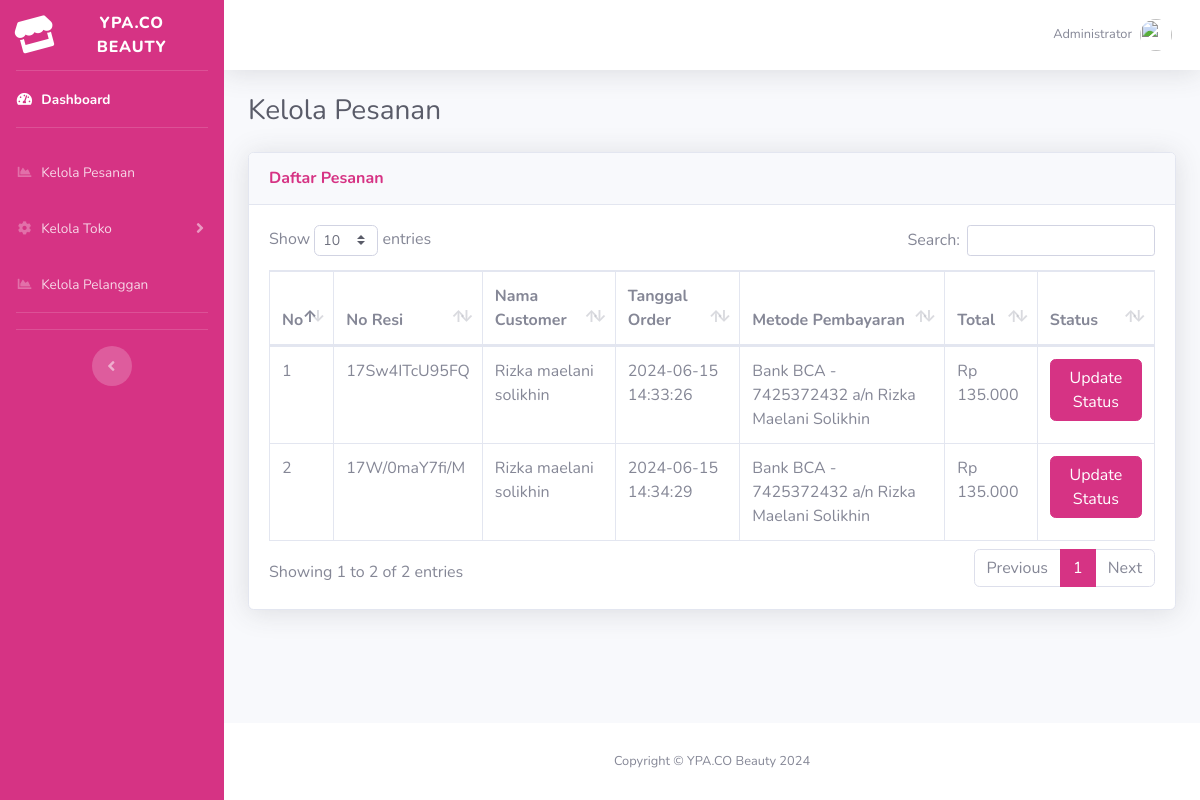
The app's page /dashboard/kelola-pesanan/index.php with its own data.
### tables this page shows
CREATE TABLE `tb_cart` (
  `id_cart` int(11) NOT NULL,
  `id_order` varchar(50) NOT NULL,
  `id_user` int(11) NOT NULL,
  `tgl_order` timestamp NOT NULL DEFAULT current_timestamp(),
  `status` varchar(40) NOT NULL DEFAULT 'cart',
  `id_payment` int(11) DEFAULT 0,
  `bukti_pembayaran` varchar(50) DEFAULT NULL
);

CREATE TABLE `tb_users` (
  `id_user` int(11) NOT NULL,
  `nama_lengkap` varchar(50) NOT NULL,
  `email` varchar(30) NOT NULL,
  `password` varchar(40) NOT NULL,
  `no_telp` varchar(20) NOT NULL,
  `alamat` text NOT NULL,
  `role` varchar(10) NOT NULL
);

CREATE TABLE `tb_pembayaran` (
  `id_pembayaran` int(11) NOT NULL,
  `nama_bank` varchar(30) NOT NULL,
  `no_rekening` varchar(20) NOT NULL,
  `atas_nama` varchar(50) NOT NULL
);

### config/koneksi.php (called while the page is built, shortened)
<?php
$base_url = "http://localhost/app_ecommerce/";

### dashboard/kelola-pesanan/index.php (the view, shortened to what this page needs)
<?php
require_once '../../config/koneksi.php';
$queryKelolaPesanan = "SELECT * FROM `tb_cart`, `tb_users`,`tb_pembayaran` WHERE `tb_cart`.`id_payment` = `tb_pembayaran`.`id_pembayaran` AND `tb_cart`.`id_user` = `tb_users`.`id_user` AND `status` != 'cart' AND `status` != 'Selesai' ORDER BY `id_cart` ASC";
$showKelolaPesanan = mysqli_query($koneksi, $queryKelolaPesanan);
$no = 1;
?>
<!DOCTYPE html>
<html lang="en">
<head>
    <?php
    require_once '../../partikel/head-admin.php';
    ?>
</head>
<body id="page-top">
    <div id="wrapper">
        <?php
        require_once '../../partikel/sidebar-admin.php'
        ?>
        <div id="content-wrapper" class="d-flex flex-column">
            <div id="content">
                <?php
                require_once '../../partikel/topbar-admin.php';
                ?>
                <div class="container-fluid">
                    <div class="d-sm-flex align-items-center justify-content-between mb-4">
                        <h1 class="h3 mb-0 text-gray-800">Kelola Pesanan</h1>
                    </div>
                    <div class="card shadow mb-4">
                        <div class="card-header py-3">
                            <h6 class="m-0 font-weight-bold text-primary">Daftar Pesanan</h6>
                        </div>
                        <div class="card-body">
                            <div class="table-responsive">
                                <table class="table table-bordered" id="dataTable" width="100%" cellspacing="0">
                                    <thead>
                                        <tr>
                                            <th>No</th>
                                            <th>No Resi</th>
                                            <th>Nama Customer</th>
                                            <th>Tanggal Order</th>
                                            <th>Metode Pembayaran</th>
                                            <th>Total</th>
                                            <th>Status</th>
                                        </tr>
                                    </thead>
                                    <tbody>
                                        <?php foreach ($showKelolaPesanan as $data) : ?>
                                            <?php
                                            $id_orders = $data['id_order'];
                                            $result = mysqli_query($koneksi, "SELECT SUM(`tb_detail_order`.`qty` * `tb_produk`.`harga` + 20000) AS `count` FROM `tb_detail_order`, `tb_produk` WHERE `id_order` = '$id_orders' AND `tb_produk`.`id_product` = `tb_detail_order`.`id_product` ORDER BY `tb_detail_order`.`id_product` ASC");
                                            $cekRow = mysqli_num_rows($result);
                                            $row = mysqli_fetch_assoc($result);
                                            $count = $row['count'];
                                            ?>
                                            <tr>
                                                <td><?= $no++ ?></td>
                                                <td><?= $data['id_order'] ?></td>
                                                <td><?= $data['nama_lengkap'] ?></td>
                                                <td><?= $data['tgl_order'] ?></td>
                                                <td><?= $data['nama_bank'] ?> - <?= $data['no_rekening'] ?> a/n <?= $data['atas_nama'] ?></td>
                                                <td>Rp
                                                    <?php
                                                    if ($cekRow > 0) {
                                                        echo number_format($count, 0, ",", ".");
                                                    } else {
                                                        echo 'No Data';
                                                    }
                                                    ?>
                                                </td>
                                                <td>
                                                    <button type="button" class="btn btn-primary" data-toggle="modal" data-target="#modalStatus<?= $data['id_cart'] ?>">
                                                        Update Status
                                                    </button>
                                                </td>
                                            </tr>
                                        <?php endforeach; ?>
                                    </tbody>
                                </table>
                            </div>
                        </div>
                    </div>
                </div>
            </div>
            <?php
            require_once '../../partikel/footer-admin.php'
            ?>
        </div>
    </div>
</body>
</html>

### partikel/head-admin.php (shortened to what this page needs)
<link href="<?= $base_url ?>assets/vendor/fontawesome-free/css/all.min.css" rel="stylesheet" type="text/css">
<link href="<?= $base_url ?>assets/css/sb-admin-2.min.css" rel="stylesheet">
<link href="<?= $base_url ?>assets/vendor/datatables/dataTables.bootstrap4.min.css" rel="stylesheet">

### partikel/sidebar-admin.php (shortened to what this page needs)
<ul class="navbar-nav bg-gradient-primary sidebar sidebar-dark accordion" id="accordionSidebar">
    <a class="sidebar-brand d-flex align-items-center justify-content-center" href="<?= $base_url ?>">
        <div class="sidebar-brand-icon rotate-n-15">
            <i class="fas fa-store"></i>
        </div>
        <div class="sidebar-brand-text mx-3">YPA.CO Beauty</div>
    </a>
    <hr class="sidebar-divider my-0">
    <li class="nav-item active">
        <a class="nav-link" href="<?= $base_url ?>dashboard">
            <i class="fas fa-fw fa-tachometer-alt"></i>
            <span>Dashboard</span></a>
    </li>
    <hr class="sidebar-divider">
    <li class="nav-item">
        <a class="nav-link" href="<?= $base_url ?>dashboard/kelola-pesanan/">
            <i class="fas fa-fw fa-chart-area"></i>
            <span>Kelola Pesanan</span></a>
    </li>
    <li class="nav-item">
        <a class="nav-link collapsed" href="#" data-toggle="collapse" data-target="#collapseTwo" aria-expanded="true" aria-controls="collapseTwo">
            <i class="fas fa-fw fa-cog"></i>
            <span>Kelola Toko</span>
        </a>
    </li>
    <li class="nav-item">
        <a class="nav-link" href="<?= $base_url ?>dashboard/kelola-pelanggan">
            <i class="fas fa-fw fa-chart-area"></i>
            <span>Kelola Pelanggan</span></a>
    </li>
    <hr class="sidebar-divider">
    <hr class="sidebar-divider d-none d-md-block">
    <div class="text-center d-none d-md-inline">
        <button class="rounded-circle border-0" id="sidebarToggle"></button>
    </div>
</ul>

### partikel/topbar-admin.php (shortened to what this page needs)
<nav class="navbar navbar-expand navbar-light bg-white topbar mb-4 static-top shadow">
    <ul class="navbar-nav ml-auto">
        <li class="nav-item dropdown no-arrow">
            <a class="nav-link dropdown-toggle" href="#" id="userDropdown" role="button" data-toggle="dropdown" aria-haspopup="true" aria-expanded="false">
                <span class="mr-2 d-none d-lg-inline text-gray-600 small">Administrator</span>
                <img class="img-profile rounded-circle" src="<?= $base_url ?>assets/images/undraw_profile.svg">
            </a>
        </li>
    </ul>
</nav>

### partikel/footer-admin.php
<footer class="sticky-footer bg-white">
    <div class="container my-auto">
        <div class="copyright text-center my-auto">
            <span>Copyright &copy; YPA.CO Beauty <?= date("Y") ?></span>
        </div>
    </div>
</footer>

### records on screen
tb_cart: id_order "17Sw4ITcU95FQ", id_user.nama_lengkap "Rizka maelani solikhin", tgl_order "2024-06-15 14:33:26", tb_pembayaran.nama_bank "Bank BCA", tb_pembayaran.no_rekening "7425372432", tb_pembayaran.atas_nama "Rizka Maelani Solikhin", count "135.000"
tb_cart: id_order "17W/0maY7fi/M", id_user.nama_lengkap "Rizka maelani solikhin", tgl_order "2024-06-15 14:34:29", tb_pembayaran.nama_bank "Bank BCA", tb_pembayaran.no_rekening "7425372432", tb_pembayaran.atas_nama "Rizka Maelani Solikhin", count "135.000"
